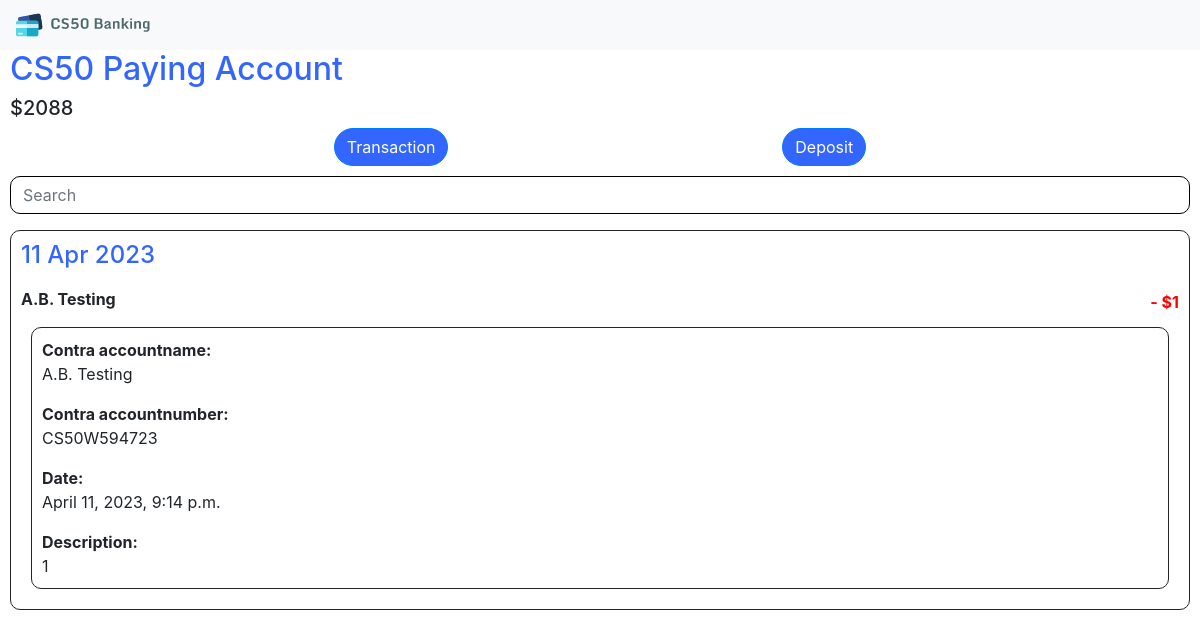
The app's page /account/27, older data.
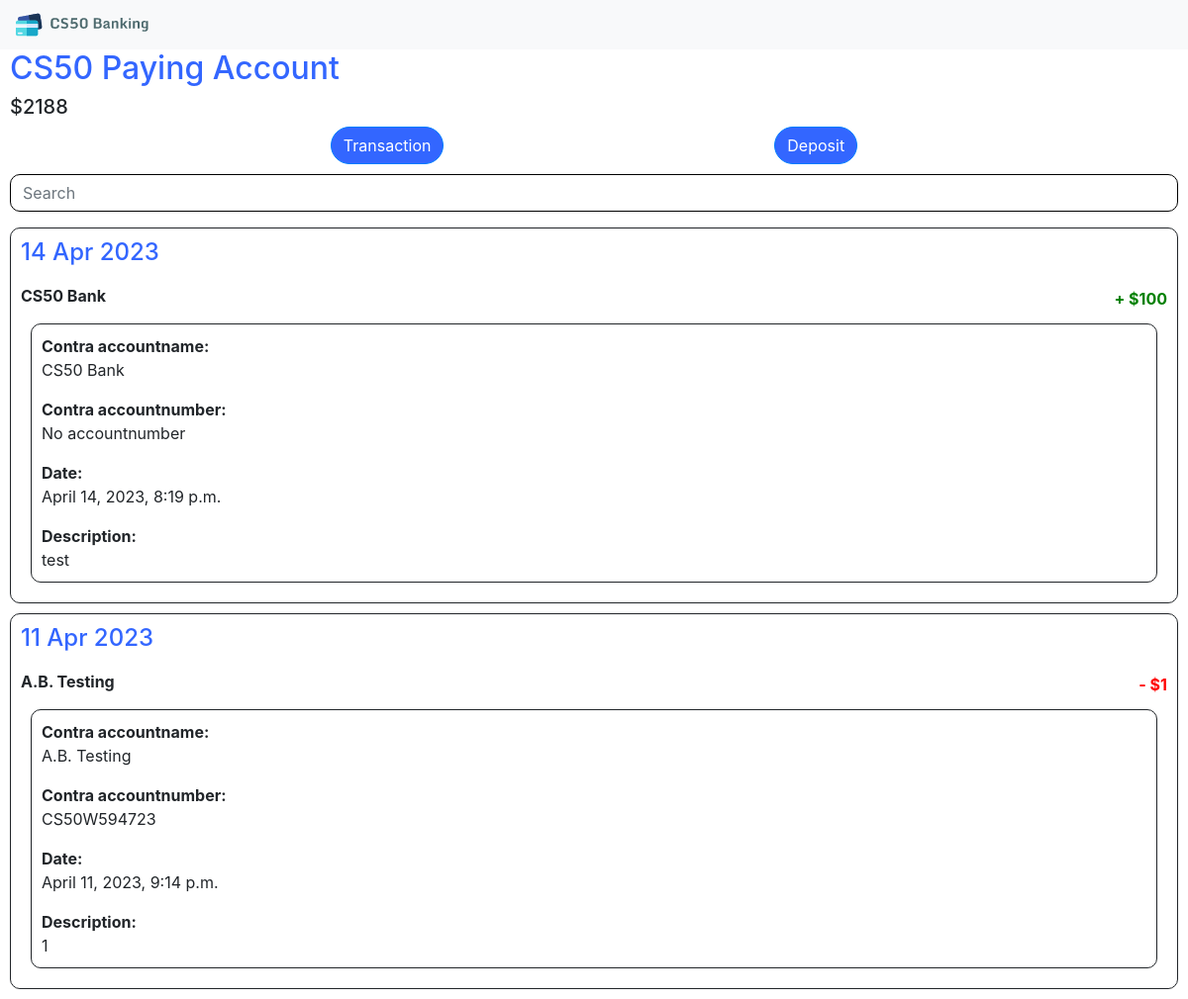
The same page, newer data.
### bank/models.py (models this page shows, shortened)
class Bankaccount(models.Model):
    holder = models.ManyToManyField('User', blank=False, related_name="account")
    holder_name = models.CharField(max_length=150)
    name = models.CharField(max_length=50)
    number = models.CharField(max_length=18, unique=True)
    amount = models.IntegerField()
    type = models.CharField(max_length=4)
    interest = models.IntegerField()

class Transaction(models.Model):
    description = models.CharField(max_length=100)
    sender = models.ForeignKey('Bankaccount', on_delete=models.CASCADE, blank=True, null=True, related_name="send_transaction")
    receiver = models.ForeignKey('Bankaccount', on_delete=models.CASCADE, null=True, related_name="receive_transaction")
    amount = models.IntegerField()
    date = models.DateTimeField()

### bank/views.py (the view)
# urls.py: path("account/<int:id>", views.account, name="account"),
def account(request, id):
    account = Bankaccount.objects.get(pk=id)
    send_list = account.send_transaction.all()
    receive_list = account.receive_transaction.all()
    transaction_list = send_list | receive_list
    return render(request, "bank/account.html", {
        "account": account,
        "transaction_list": transaction_list.order_by("-date").all()
    })

### bank/templates/bank/account.html (shortened to what this page needs)
{% extends "bank/layout.html" %}
{% load static %}
{% block body %}
    <div id="account_name_amount">
        <h2>{{ account.name }}</h2>
        <h5>${{ account.amount }}</h5>
    </div>
    <div id="account_actions">
        <form action="{% url 'transaction' id=account.id %}">
            <button type="submit" class="btn btn-primary btn-rounded">Transaction</button>
        </form>
        <form action="{% url 'deposit' id=account.id %}">
            <button type="submit" class="btn btn-primary btn-rounded">Deposit</button>
        </form>
    </div>
    <form id="account_search" action="{% url 'search' id=account.id %}" method="POST">
        <div class="form-group">
            <input class="form-control" id="account_search_input" name="search" type="text" placeholder="Search">
        </div>
    </form>
        {% regroup transaction_list by date.day as transactions %}
            {% for group in transactions %}
                <div id="account_transactions">
                    <h4 id="transaction_date">{{ group.list.0.date|date:"d M Y" }}</h4>
                    {% for transaction in group.list %}
                        <div class="transaction_flex" id="transaction{{ transaction.id }}">
                            {% if transaction.sender == none %}
                                <h6><b>CS50 Bank</b></h6>
                            {% elif account == transaction.sender %}
                                <h6><b>{{ transaction.receiver.holder_name }}</b></h6>
                            {% elif account == transaction.receiver %}
                                <h6><b>{{ transaction.sender.holder_name}}</b></h6>
                            {% endif %}
                            {% if account == transaction.sender %}
                                <b id="amount_negative">- ${{ transaction.amount }}</b>
                            {% elif account == transaction.receiver %}
                                <b id="amount_positive">+ ${{ transaction.amount }}</b>
                            {% endif %}
                        </div>
                        <div class="transaction_extra" id="transaction_extra{{ transaction.id }}">
                            <p>
                                <b>Contra accountname:</b><br>
                                {% if transaction.sender == none %}
                                    <span>CS50 Bank</span>
                                {% elif account == transaction.receiver %}
                                    <span>{{ transaction.sender.holder_name }}</span>
                                {% elif account == transaction.sender %}
                                    <span>{{ transaction.receiver.holder_name }}</span>
                                {% endif %}
                            </p>
                            <p>
                                <b>Contra accountnumber:</b><br>
                                {% if transaction.sender == none %}
                                    <span>No accountnumber</span>
                                {% elif account == transaction.sender %}
                                    <span>{{ transaction.receiver.number }}</span>
                                {% elif account == transaction.receiver %}
                                    <span>{{ transaction.sender.number }}</span>
                                {% endif %}
                            </p>
                            <p>
                                <b>Date:</b><br>
                                <span>{{ transaction.date }}</span>
                            </p>
                            <p id="transaction_description">
                                <b>Description:</b><br>
                                <span>{{ transaction.description }}</span>
                            </p>
                        </div>
                    {% endfor %}
                </div>
            {% endfor %}
{% endblock%}

Row changes from the older to the newer data that the page shows:
changed Bankaccount "CS50 Paying Account": amount "2088" → "2188"
added Transaction: list.0 "14 Apr 2023", shows "CS50 Bank", shows "No accountnumber"
